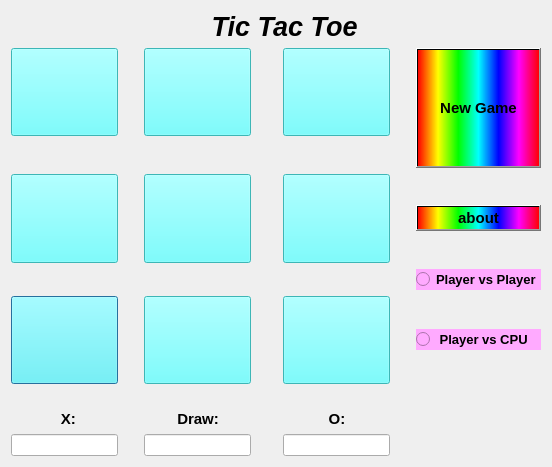
<?xml version="1.0" encoding="UTF-8"?>
<ui version="4.0">
 <class>Dialog</class>
 <widget class="QDialog" name="Dialog">
  <property name="geometry">
   <rect>
    <x>0</x>
    <y>0</y>
    <width>523</width>
    <height>467</height>
   </rect>
  </property>
  <property name="sizePolicy">
   <sizepolicy hsizetype="Preferred" vsizetype="Preferred">
    <horstretch>0</horstretch>
    <verstretch>7</verstretch>
   </sizepolicy>
  </property>
  <property name="windowTitle">
   <string>Tic Tac Toe</string>
  </property>
  <layout class="QGridLayout" name="gridLayout">
   <item row="6" column="0">
    <widget class="QPushButton" name="btn_7">
     <property name="sizePolicy">
      <sizepolicy hsizetype="Minimum" vsizetype="Expanding">
       <horstretch>0</horstretch>
       <verstretch>0</verstretch>
      </sizepolicy>
     </property>
     <property name="font">
      <font>
       <pointsize>28</pointsize>
      </font>
     </property>
     <property name="styleSheet">
      <string notr="true">background-color: rgb(85, 255, 255);</string>
     </property>
     <property name="text">
      <string/>
     </property>
    </widget>
   </item>
   <item row="1" column="1">
    <spacer name="verticalSpacer">
     <property name="orientation">
      <enum>Qt::Vertical</enum>
     </property>
     <property name="sizeHint" stdset="0">
      <size>
       <width>20</width>
       <height>40</height>
      </size>
     </property>
    </spacer>
   </item>
   <item row="6" column="3">
    <spacer name="verticalSpacer_4">
     <property name="orientation">
      <enum>Qt::Vertical</enum>
     </property>
     <property name="sizeHint" stdset="0">
      <size>
       <width>20</width>
       <height>40</height>
      </size>
     </property>
    </spacer>
   </item>
   <item row="1" column="6" rowspan="3">
    <widget class="QPushButton" name="btn_new">
     <property name="sizePolicy">
      <sizepolicy hsizetype="Minimum" vsizetype="Expanding">
       <horstretch>0</horstretch>
       <verstretch>0</verstretch>
      </sizepolicy>
     </property>
     <property name="font">
      <font>
       <pointsize>11</pointsize>
       <bold>true</bold>
      </font>
     </property>
     <property name="styleSheet">
      <string notr="true">background-color: rgb(255, 255, 0);
background-color: qlineargradient(spread:pad, x1:0, y1:0, x2:1, y2:0, stop:0 rgba(255, 0, 0, 255), stop:0.166 rgba(255, 255, 0, 255), stop:0.333 rgba(0, 255, 0, 255), stop:0.5 rgba(0, 255, 255, 255), stop:0.666 rgba(0, 0, 255, 255), stop:0.833 rgba(255, 0, 255, 255), stop:1 rgba(255, 0, 0, 255));</string>
     </property>
     <property name="text">
      <string>New Game</string>
     </property>
    </widget>
   </item>
   <item row="16" column="4">
    <widget class="QLineEdit" name="lineo">
     <property name="text">
      <string>             </string>
     </property>
    </widget>
   </item>
   <item row="1" column="4">
    <widget class="QPushButton" name="btn_3">
     <property name="sizePolicy">
      <sizepolicy hsizetype="Minimum" vsizetype="Expanding">
       <horstretch>0</horstretch>
       <verstretch>0</verstretch>
      </sizepolicy>
     </property>
     <property name="font">
      <font>
       <pointsize>28</pointsize>
      </font>
     </property>
     <property name="styleSheet">
      <string notr="true">background-color: rgb(85, 255, 255);</string>
     </property>
     <property name="text">
      <string/>
     </property>
    </widget>
   </item>
   <item row="4" column="3">
    <spacer name="verticalSpacer_6">
     <property name="orientation">
      <enum>Qt::Vertical</enum>
     </property>
     <property name="sizeHint" stdset="0">
      <size>
       <width>20</width>
       <height>40</height>
      </size>
     </property>
    </spacer>
   </item>
   <item row="5" column="4">
    <spacer name="horizontalSpacer_6">
     <property name="orientation">
      <enum>Qt::Horizontal</enum>
     </property>
     <property name="sizeHint" stdset="0">
      <size>
       <width>40</width>
       <height>20</height>
      </size>
     </property>
    </spacer>
   </item>
   <item row="15" column="2">
    <widget class="QLabel" name="label_2">
     <property name="font">
      <font>
       <pointsize>11</pointsize>
       <bold>true</bold>
      </font>
     </property>
     <property name="styleSheet">
      <string notr="true">background-color: qlineargradient(spread:pad, x1:0, y1:0, x2:1, y2:0, stop:0 rgba(245, 224, 176, 255), stop:0.09 rgba(246, 189, 237, 255), stop:0.14 rgba(194, 207, 246, 255), stop:0.19 rgba(184, 160, 168, 255), stop:0.25 rgba(171, 186, 248, 255), stop:0.32 rgba(243, 248, 224, 255), stop:0.385 rgba(249, 162, 183, 255), stop:0.47 rgba(100, 115, 124, 255), stop:0.58 rgba(251, 205, 202, 255), stop:0.65 rgba(170, 128, 185, 255), stop:0.75 rgba(252, 222, 204, 255), stop:0.805 rgba(206, 122, 218, 255), stop:0.86 rgba(254, 223, 175, 255), stop:0.91 rgba(254, 236, 244, 255), stop:1 rgba(255, 191, 221, 255));</string>
     </property>
     <property name="text">
      <string>        Draw:</string>
     </property>
    </widget>
   </item>
   <item row="6" column="1">
    <spacer name="verticalSpacer_3">
     <property name="orientation">
      <enum>Qt::Vertical</enum>
     </property>
     <property name="sizeHint" stdset="0">
      <size>
       <width>20</width>
       <height>40</height>
      </size>
     </property>
    </spacer>
   </item>
   <item row="5" column="0">
    <spacer name="horizontalSpacer_4">
     <property name="orientation">
      <enum>Qt::Horizontal</enum>
     </property>
     <property name="sizeHint" stdset="0">
      <size>
       <width>40</width>
       <height>20</height>
      </size>
     </property>
    </spacer>
   </item>
   <item row="5" column="6">
    <widget class="QRadioButton" name="radioButton_1">
     <property name="font">
      <font>
       <pointsize>10</pointsize>
       <bold>true</bold>
      </font>
     </property>
     <property name="styleSheet">
      <string notr="true">background-color: rgb(255, 170, 255);</string>
     </property>
     <property name="text">
      <string>Player vs Player</string>
     </property>
    </widget>
   </item>
   <item row="1" column="5">
    <spacer name="verticalSpacer_7">
     <property name="orientation">
      <enum>Qt::Vertical</enum>
     </property>
     <property name="sizeHint" stdset="0">
      <size>
       <width>20</width>
       <height>40</height>
      </size>
     </property>
    </spacer>
   </item>
   <item row="7" column="0">
    <spacer name="horizontalSpacer_7">
     <property name="orientation">
      <enum>Qt::Horizontal</enum>
     </property>
     <property name="sizeHint" stdset="0">
      <size>
       <width>40</width>
       <height>20</height>
      </size>
     </property>
    </spacer>
   </item>
   <item row="4" column="0">
    <widget class="QPushButton" name="btn_4">
     <property name="sizePolicy">
      <sizepolicy hsizetype="Minimum" vsizetype="Expanding">
       <horstretch>0</horstretch>
       <verstretch>0</verstretch>
      </sizepolicy>
     </property>
     <property name="font">
      <font>
       <pointsize>28</pointsize>
      </font>
     </property>
     <property name="styleSheet">
      <string notr="true">background-color: rgb(85, 255, 255);</string>
     </property>
     <property name="text">
      <string/>
     </property>
    </widget>
   </item>
   <item row="4" column="1">
    <spacer name="verticalSpacer_5">
     <property name="orientation">
      <enum>Qt::Vertical</enum>
     </property>
     <property name="sizeHint" stdset="0">
      <size>
       <width>20</width>
       <height>40</height>
      </size>
     </property>
    </spacer>
   </item>
   <item row="5" column="2">
    <spacer name="horizontalSpacer_5">
     <property name="orientation">
      <enum>Qt::Horizontal</enum>
     </property>
     <property name="sizeHint" stdset="0">
      <size>
       <width>40</width>
       <height>20</height>
      </size>
     </property>
    </spacer>
   </item>
   <item row="4" column="4">
    <widget class="QPushButton" name="btn_6">
     <property name="sizePolicy">
      <sizepolicy hsizetype="Minimum" vsizetype="Expanding">
       <horstretch>0</horstretch>
       <verstretch>0</verstretch>
      </sizepolicy>
     </property>
     <property name="font">
      <font>
       <pointsize>28</pointsize>
      </font>
     </property>
     <property name="styleSheet">
      <string notr="true">background-color: rgb(85, 255, 255);</string>
     </property>
     <property name="text">
      <string/>
     </property>
    </widget>
   </item>
   <item row="7" column="4">
    <spacer name="horizontalSpacer_9">
     <property name="orientation">
      <enum>Qt::Horizontal</enum>
     </property>
     <property name="sizeHint" stdset="0">
      <size>
       <width>40</width>
       <height>20</height>
      </size>
     </property>
    </spacer>
   </item>
   <item row="4" column="2">
    <widget class="QPushButton" name="btn_5">
     <property name="sizePolicy">
      <sizepolicy hsizetype="Minimum" vsizetype="Expanding">
       <horstretch>0</horstretch>
       <verstretch>0</verstretch>
      </sizepolicy>
     </property>
     <property name="font">
      <font>
       <pointsize>28</pointsize>
      </font>
     </property>
     <property name="styleSheet">
      <string notr="true">background-color: rgb(85, 255, 255);</string>
     </property>
     <property name="text">
      <string/>
     </property>
    </widget>
   </item>
   <item row="16" column="0">
    <widget class="QLineEdit" name="linex">
     <property name="text">
      <string>             </string>
     </property>
    </widget>
   </item>
   <item row="7" column="2">
    <spacer name="horizontalSpacer_8">
     <property name="orientation">
      <enum>Qt::Horizontal</enum>
     </property>
     <property name="sizeHint" stdset="0">
      <size>
       <width>40</width>
       <height>20</height>
      </size>
     </property>
    </spacer>
   </item>
   <item row="2" column="4">
    <spacer name="horizontalSpacer_3">
     <property name="orientation">
      <enum>Qt::Horizontal</enum>
     </property>
     <property name="sizeHint" stdset="0">
      <size>
       <width>40</width>
       <height>20</height>
      </size>
     </property>
    </spacer>
   </item>
   <item row="1" column="0">
    <widget class="QPushButton" name="btn_1">
     <property name="sizePolicy">
      <sizepolicy hsizetype="Minimum" vsizetype="Expanding">
       <horstretch>0</horstretch>
       <verstretch>0</verstretch>
      </sizepolicy>
     </property>
     <property name="font">
      <font>
       <pointsize>28</pointsize>
      </font>
     </property>
     <property name="styleSheet">
      <string notr="true">background-color: rgb(85, 255, 255);
border-color: rgb(255, 170, 255);</string>
     </property>
     <property name="text">
      <string/>
     </property>
    </widget>
   </item>
   <item row="6" column="6">
    <widget class="QRadioButton" name="radioButton_2">
     <property name="font">
      <font>
       <pointsize>10</pointsize>
       <bold>true</bold>
      </font>
     </property>
     <property name="styleSheet">
      <string notr="true">background-color: rgb(255, 170, 255);</string>
     </property>
     <property name="text">
      <string> Player vs CPU</string>
     </property>
    </widget>
   </item>
   <item row="1" column="3">
    <spacer name="verticalSpacer_2">
     <property name="orientation">
      <enum>Qt::Vertical</enum>
     </property>
     <property name="sizeHint" stdset="0">
      <size>
       <width>20</width>
       <height>40</height>
      </size>
     </property>
    </spacer>
   </item>
   <item row="15" column="4">
    <widget class="QLabel" name="label_3">
     <property name="font">
      <font>
       <pointsize>11</pointsize>
       <bold>true</bold>
      </font>
     </property>
     <property name="styleSheet">
      <string notr="true">background-color: qlineargradient(spread:pad, x1:0, y1:0, x2:1, y2:0, stop:0 rgba(245, 224, 176, 255), stop:0.09 rgba(246, 189, 237, 255), stop:0.14 rgba(194, 207, 246, 255), stop:0.19 rgba(184, 160, 168, 255), stop:0.25 rgba(171, 186, 248, 255), stop:0.32 rgba(243, 248, 224, 255), stop:0.385 rgba(249, 162, 183, 255), stop:0.47 rgba(100, 115, 124, 255), stop:0.58 rgba(251, 205, 202, 255), stop:0.65 rgba(170, 128, 185, 255), stop:0.75 rgba(252, 222, 204, 255), stop:0.805 rgba(206, 122, 218, 255), stop:0.86 rgba(254, 223, 175, 255), stop:0.91 rgba(254, 236, 244, 255), stop:1 rgba(255, 191, 221, 255));</string>
     </property>
     <property name="text">
      <string>           O:</string>
     </property>
    </widget>
   </item>
   <item row="2" column="2">
    <spacer name="horizontalSpacer_2">
     <property name="orientation">
      <enum>Qt::Horizontal</enum>
     </property>
     <property name="sizeHint" stdset="0">
      <size>
       <width>40</width>
       <height>20</height>
      </size>
     </property>
    </spacer>
   </item>
   <item row="4" column="6">
    <widget class="QPushButton" name="btn_about">
     <property name="sizePolicy">
      <sizepolicy hsizetype="Minimum" vsizetype="Fixed">
       <horstretch>0</horstretch>
       <verstretch>0</verstretch>
      </sizepolicy>
     </property>
     <property name="font">
      <font>
       <pointsize>11</pointsize>
       <bold>true</bold>
      </font>
     </property>
     <property name="styleSheet">
      <string notr="true">background-color: qlineargradient(spread:pad, x1:0, y1:0, x2:1, y2:0, stop:0 rgba(255, 0, 0, 255), stop:0.166 rgba(255, 255, 0, 255), stop:0.333 rgba(0, 255, 0, 255), stop:0.5 rgba(0, 255, 255, 255), stop:0.666 rgba(0, 0, 255, 255), stop:0.833 rgba(255, 0, 255, 255), stop:1 rgba(255, 0, 0, 255));</string>
     </property>
     <property name="text">
      <string>about</string>
     </property>
    </widget>
   </item>
   <item row="15" column="0">
    <widget class="QLabel" name="label">
     <property name="font">
      <font>
       <pointsize>11</pointsize>
       <bold>true</bold>
      </font>
     </property>
     <property name="styleSheet">
      <string notr="true">background-color: qlineargradient(spread:pad, x1:0, y1:0, x2:1, y2:0, stop:0 rgba(245, 224, 176, 255), stop:0.09 rgba(246, 189, 237, 255), stop:0.14 rgba(194, 207, 246, 255), stop:0.19 rgba(184, 160, 168, 255), stop:0.25 rgba(171, 186, 248, 255), stop:0.32 rgba(243, 248, 224, 255), stop:0.385 rgba(249, 162, 183, 255), stop:0.47 rgba(100, 115, 124, 255), stop:0.58 rgba(251, 205, 202, 255), stop:0.65 rgba(170, 128, 185, 255), stop:0.75 rgba(252, 222, 204, 255), stop:0.805 rgba(206, 122, 218, 255), stop:0.86 rgba(254, 223, 175, 255), stop:0.91 rgba(254, 236, 244, 255), stop:1 rgba(255, 191, 221, 255));</string>
     </property>
     <property name="text">
      <string>            X:</string>
     </property>
    </widget>
   </item>
   <item row="16" column="2">
    <widget class="QLineEdit" name="linedraw">
     <property name="text">
      <string>               </string>
     </property>
    </widget>
   </item>
   <item row="6" column="4">
    <widget class="QPushButton" name="btn_9">
     <property name="sizePolicy">
      <sizepolicy hsizetype="Minimum" vsizetype="Expanding">
       <horstretch>0</horstretch>
       <verstretch>0</verstretch>
      </sizepolicy>
     </property>
     <property name="font">
      <font>
       <pointsize>28</pointsize>
      </font>
     </property>
     <property name="styleSheet">
      <string notr="true">background-color: rgb(85, 255, 255);</string>
     </property>
     <property name="text">
      <string/>
     </property>
    </widget>
   </item>
   <item row="2" column="0">
    <spacer name="horizontalSpacer">
     <property name="orientation">
      <enum>Qt::Horizontal</enum>
     </property>
     <property name="sizeHint" stdset="0">
      <size>
       <width>40</width>
       <height>20</height>
      </size>
     </property>
    </spacer>
   </item>
   <item row="1" column="2">
    <widget class="QPushButton" name="btn_2">
     <property name="sizePolicy">
      <sizepolicy hsizetype="Minimum" vsizetype="Expanding">
       <horstretch>0</horstretch>
       <verstretch>0</verstretch>
      </sizepolicy>
     </property>
     <property name="font">
      <font>
       <pointsize>28</pointsize>
      </font>
     </property>
     <property name="styleSheet">
      <string notr="true">background-color: rgb(85, 255, 255);</string>
     </property>
     <property name="text">
      <string/>
     </property>
    </widget>
   </item>
   <item row="6" column="2">
    <widget class="QPushButton" name="btn_8">
     <property name="sizePolicy">
      <sizepolicy hsizetype="Minimum" vsizetype="Expanding">
       <horstretch>0</horstretch>
       <verstretch>0</verstretch>
      </sizepolicy>
     </property>
     <property name="font">
      <font>
       <pointsize>28</pointsize>
      </font>
     </property>
     <property name="styleSheet">
      <string notr="true">background-color: rgb(85, 255, 255);</string>
     </property>
     <property name="text">
      <string/>
     </property>
    </widget>
   </item>
   <item row="0" column="2" colspan="3">
    <widget class="QLabel" name="label_4">
     <property name="sizePolicy">
      <sizepolicy hsizetype="Expanding" vsizetype="Preferred">
       <horstretch>0</horstretch>
       <verstretch>0</verstretch>
      </sizepolicy>
     </property>
     <property name="font">
      <font>
       <pointsize>20</pointsize>
       <italic>true</italic>
       <bold>true</bold>
      </font>
     </property>
     <property name="text">
      <string>         Tic Tac Toe</string>
     </property>
    </widget>
   </item>
  </layout>
 </widget>
 <resources/>
 <connections/>
</ui>
